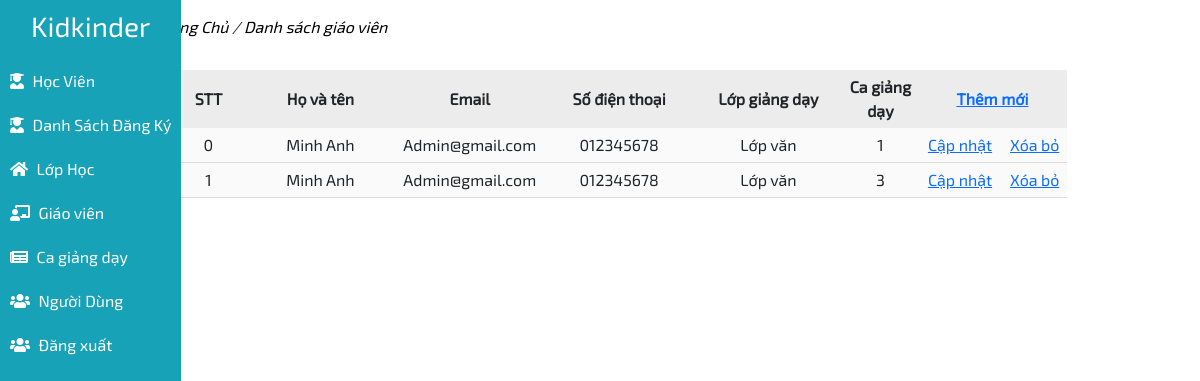
/admin/index.php?action=teacher (signed in), run on the app's committed database.
### tables this page shows
CREATE TABLE `detailclass` (
  `id` int(11) NOT NULL,
  `idClass` varchar(45) DEFAULT NULL,
  `idShift` varchar(45) DEFAULT NULL,
  `idTeacher` varchar(45) DEFAULT NULL
);

CREATE TABLE `teachers` (
  `idTeacher` int(11) NOT NULL,
  `nameTeacher` varchar(45) DEFAULT NULL,
  `emailTeacher` varchar(45) DEFAULT NULL,
  `class1` varchar(45) DEFAULT NULL,
  `shift1` varchar(45) DEFAULT NULL,
  `phoneNumber` varchar(45) DEFAULT NULL,
  `cccd` varchar(45) DEFAULT NULL,
  `class2` varchar(45) DEFAULT NULL,
  `shift2` varchar(45) DEFAULT NULL
);

CREATE TABLE `class` (
  `id_class` int(11) NOT NULL,
  `class_name` varchar(100) NOT NULL,
  `start_date` date NOT NULL,
  `end_date` date NOT NULL,
  `tuition` varchar(15) NOT NULL,
  `desc_class` text NOT NULL,
  `capacity` int(11) NOT NULL,
  `images` varchar(255) NOT NULL,
  `current_number` int(11) NOT NULL
);

CREATE TABLE `shiftclass` (
  `idShift` int(11) NOT NULL,
  `hourStart` time DEFAULT NULL,
  `hourEnd` time DEFAULT NULL,
  `nameShift` varchar(45) DEFAULT NULL
);

### database/config.php (called while the page is built, shortened)
<?php
    function getConnect(){
        $host = "localhost";
        $dbname = "kisdschool";
        $dbusername = "root";
        $dbpwd = "";
        try {
            $conn = new PDO("mysql:host=$host;dbname=$dbname;charset=utf8", $dbusername, $dbpwd);
        }catch(Exception $ex){
            var_dump($ex->getMessage());
            die;
        }
        return $conn;
    }
    function executeQuery($sqlQuery, $getAll = false){
        $conn = getConnect();
        $stmt = $conn->prepare($sqlQuery);
        $stmt->execute();
        $result = $stmt->fetchAll();
        if($getAll){
            return $result;
        }
        return $result[0];
    }
?>

### admin/page/teachers.php (the view)
<?php
$sqlTeacher = "SELECT * FROM kisdschool.teachers join detailClass on teachers.idTeacher = detailClass.idTeacher join class on detailClass.idClass = class.id_class join shiftClass on shiftClass.idShift = detailClass.idShift";
$dataTeachers = empty(executeQuery($sqlTeacher, true)) ? [] : executeQuery($sqlTeacher, true);
?>
<div class="teacherPage">
    <p class="navPage">
        <a href=""><i>Trang Chủ</i></a>
        <i>/</i>
        <a href=""><i>Danh sách giáo viên</i></a>
    </p>
    <div class="content">
        <table>
            <thead>
                <tr>
                    <th class="col-1">STT</th>
                    <th class="col-2">Họ và tên</th>
                    <th class="col-2">Email</th>
                    <th class="col-2">Số điện thoại</th>
                    <th class="col-2">Lớp giảng dạy</th>
                    <th class="col-1">Ca giảng dạy</th>
                    <th colspan="2" class="col-2">
                        <a href="?action=new-teacher">Thêm mới</a>
                    </th>
                </tr>
            </thead>
            <tbody>
                <?php foreach ($dataTeachers as $key => $value): ?>
                <tr>
                    <td><?= $key ?></td>
                    <td><?= $value['nameTeacher'] ?></td>
                    <td><?= $value['emailTeacher'] ?></td>
                    <td><?= $value['phoneNumber'] ?></td>
                    <td><?= $value['class_name'] ?></td>
                    <td><?= $value['nameShift'] ?></td>
                    <td>
                        <a href="?action=update-teacher&id=<?= $value['idTeacher'] ?>">Cập nhật</a>
                    </td>
                    <td>
                        <a href="?action=remove-teacher&id=<?= $value['idTeacher'] ?>">Xóa bỏ</a>
                    </td>
                </tr>
                <?php endforeach ?>
            </tbody>
        </table>
    </div>
</div>

### admin/index.php (shortened to what this page needs)
<?php
require_once("../database/config.php");
$action = empty($_GET['action']) ? "" : $_GET['action'];
$admin = $_SESSION['user'];
?>
<!DOCTYPE html>
<html lang="en">
<head>
</head>
<body>
    <div class="home">
        <?php if($admin['role'] != 0) : ?>
            <div class="navBar">
                <?php require "./nav_bar.php" ?>
            </div>
            <div class="content">
                <?php
                        switch ($action) {
                            case 'teacher':
                                include "page/teachers.php";
                                break;
                        }
                    ?>
            </div>
        <?php elseif($admin['role'] == 0 ) : ?>
            <p style="text-align: center;line-height: 100vh;">Bạn không có quyền truy cập, vui lòng quay lại <a href="../index.php">trang chủ</a>!</p>
        <?php endif ?>
    </div>
</body>
</html>

### database/url.php (shortened to what this page needs)
<link href="https://cdnjs.cloudflare.com/ajax/libs/font-awesome/5.10.0/css/all.min.css" rel="stylesheet">
<link href="lib/flaticon/font/flaticon.css" rel="stylesheet">
<link href="lib/owlcarousel/assets/owl.carousel.min.css" rel="stylesheet">
<link href="lib/lightbox/css/lightbox.min.css" rel="stylesheet">
<link href="css/style.css" rel="stylesheet">

### admin/nav_bar.php (shortened to what this page needs)
<?php
require "../database/url.php";
$admin = $_SESSION['user'];
$role = $admin['role'];
?>
<link rel="stylesheet" href="./css/style.css">
<link href="https://cdn.jsdelivr.net/npm/bootstrap@5.3.0-alpha3/dist/css/bootstrap.min.css" rel="stylesheet">
<div class="nav">
    <h3>Kidkinder</h3>
    <ul>
        <li style="display: <?= ($role == 1 || $role == 3) ? '' : 'none' ?>;" >
            <a href="./?action=students">
                <i class="fas fa-user-graduate"></i>
                Học Viên
            </a>
        </li>
        <li style="display: <?= ($role == 1 || $role == 3) ? '' : 'none' ?>;">
            <a href="./?action=register-students">
                <i class="fas fa-user-graduate"></i>
                Danh Sách Đăng Ký
            </a>
        </li>
        <li style="display: <?= ($role != 0) ? '' : 'none' ?>;">
            <a href="?action=room">
                <i class="fas fa-home"></i>
                Lớp Học
            </a>
        </li>
        <li style="display: <?= ($role == 1 || $role == 4 || $role == 2) ? '' : 'none' ?>;">
            <a href="?action=teacher">
                <i class="fas fa-chalkboard-teacher"></i>
                Giáo viên
            </a>
        </li>
        <li style="display: <?= ($role == 1 || $role == 4 || $role == 2) ? '' : 'none' ?>;">
            <a href="?action=shift">
                <i class="fas fa-newspaper"></i>
                Ca giảng dạy
            </a>
        </li>
        <li style="display: <?= ($role == 1 ) ? '' : 'none' ?>;">
            <a href="?action=users">
                <i class="fas fa-users"></i>
                Người Dùng
            </a>
        </li>
        <li>
            <a href="../logout.php">
                <i class="fas fa-users"></i>
                Đăng xuất
            </a>
        </li>
    </ul>
</div>

### admin/css/style.css (style rules this page uses)
* { margin: 0; padding: 0; font-family: "Exo2"; }
.home { display: flex; }
.nav { background-color: #17a2b8; height: 100vh; padding: 10px 0px; margin-right: 15px; display: flex; flex-direction: column; align-items: flex-start; position: fixed; max-width: 200px; }
.nav h3 { color: white; text-align: center !important; padding-bottom: 15px; margin: 0 auto; }
.nav ul { padding: 0; margin: 0; width: 100%; }
.nav ul li { list-style: none; padding: 10px; }
.nav ul li a { text-decoration: none; color: white; display: block; }
.nav ul li a i { margin-right: 5px; }
.home { display: flex; justify-content: space-between; }
.home .navBar { width: 12%; }
.home .content { width: 90%; padding: 15px ; }
.navPage a { color: black; text-decoration: none; }
.content table { width: 100%; }
.content table thead th { padding: 5px 10px; text-align: center; }
.content table tbody td { text-align: center; padding: 5px 0px; border-bottom: 1px solid gainsboro; }
.content table { text-align: center; width: 100%; background: #f3f3f373; padding: 10px; border-radius: 10px; }
.content table thead th { background-color: #e5e5e5a6; padding: 5px 0px; }

### data on the page
detailclass: key "0", idTeacher.nameTeacher "Minh Anh", idTeacher.emailTeacher "Admin@gmail.com", idTeacher.phoneNumber "012345678", idClass.class_name "Lớp văn", idShift.nameShift "1"
detailclass: key "1", idTeacher.nameTeacher "Minh Anh", idTeacher.emailTeacher "Admin@gmail.com", idTeacher.phoneNumber "012345678", idClass.class_name "Lớp văn", idShift.nameShift "3"
